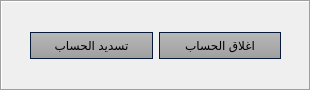
   <widget class="QFrame" name="frame_5">
    <property name="geometry">
     <rect>
      <x>20</x>
      <y>369</y>
      <width>311</width>
      <height>91</height>
     </rect>
    </property>
    <property name="frameShape">
     <enum>QFrame::Box</enum>
    </property>
    <property name="frameShadow">
     <enum>QFrame::Sunken</enum>
    </property>
    <widget class="QWidget" name="horizontalLayoutWidget_2">
     <property name="geometry">
      <rect>
       <x>30</x>
       <y>30</y>
       <width>251</width>
       <height>31</height>
      </rect>
     </property>
     <layout class="QHBoxLayout" name="horizontalLayout_2">
      <item>
       <widget class="QPushButton" name="btnPay">
        <property name="styleSheet">
         <string notr="true">QPushButton
{
	background-color: qlineargradient(spread:repeat, x1:1, y1:0, x2:1, y2:1, stop:0 rgba(184, 184, 184, 255),stop:1 rgba(159, 159, 159, 255));
	color: #000;
	min-width: 80px;
	border-style: solid;
	border-width: 1px;
	border-color: #051a39;
	padding: 5px;

}


QPushButton#btnPay::flat
{
	background-color: transparent;
	border: none;
	color: #000;

}


QPushButton#btnPay::disabled
{
	background-color: #606060;
	color: #959595;
	border-color: #051a39;

}


QPushButton#btnPay::hover
{
	background-color: rgba(70,162,218,50%);
	border: 1px solid #46a2da;

}


QPushButton#btnPay::pressed
{
	background-color: qlineargradient(spread:repeat, x1:1, y1:0, x2:1, y2:1, stop:0 rgba(174, 174, 174, 255),stop:1 rgba(149, 149, 149, 255));
	border: 1px solid #46a2da;

}


QPushButton#btnPay::checked
{
	background-color: qlineargradient(spread:repeat, x1:1, y1:0, x2:1, y2:1, stop:0 rgba(174, 174, 174, 255),stop:1 rgba(149, 149, 149, 255));
	border: 1px solid #222;

}</string>
        </property>
        <property name="text">
         <string>تسديد الحساب</string>
        </property>
       </widget>
      </item>
      <item>
       <widget class="QPushButton" name="btnClose">
        <property name="styleSheet">
         <string notr="true">QPushButton
{
	background-color: qlineargradient(spread:repeat, x1:1, y1:0, x2:1, y2:1, stop:0 rgba(184, 184, 184, 255),stop:1 rgba(159, 159, 159, 255));
	color: #000;
	min-width: 80px;
	border-style: solid;
	border-width: 1px;
	border-color: #051a39;
	padding: 5px;

}


QPushButton#btnClose::flat
{
	background-color: transparent;
	border: none;
	color: #000;

}


QPushButton#btnClose::disabled
{
	background-color: #606060;
	color: #959595;
	border-color: #051a39;

}


QPushButton#btnClose::hover
{
	background-color: rgba(70,162,218,50%);
	border: 1px solid #46a2da;

}


QPushButton#btnClose::pressed
{
	background-color: qlineargradient(spread:repeat, x1:1, y1:0, x2:1, y2:1, stop:0 rgba(174, 174, 174, 255),stop:1 rgba(149, 149, 149, 255));
	border: 1px solid #46a2da;

}


QPushButton#btnClose::checked
{
	background-color: qlineargradient(spread:repeat, x1:1, y1:0, x2:1, y2:1, stop:0 rgba(174, 174, 174, 255),stop:1 rgba(149, 149, 149, 255));
	border: 1px solid #222;

}</string>
        </property>
        <property name="text">
         <string>اغلاق الحساب</string>
        </property>
       </widget>
      </item>
     </layout>
    </widget>
   </widget>
